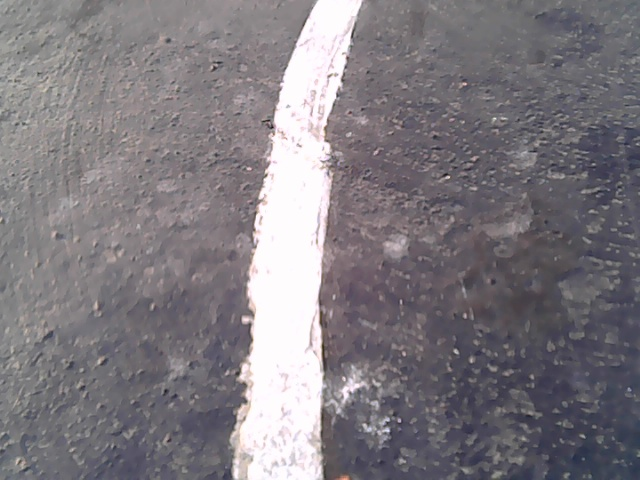
#> input picture opencv example/examples/Opencv2/r/108.jpg, 640 x 480 px
$ python morph.py
#> lines starting #> are read from the running program, lines starting #| are printed output that depends on the picture; after the words box and inside, x2 and y2 are one past the last pixel; in counts of white or black regions, pixels touching at a corner belong together
import numpy as np
import cv2
from matplotlib import pyplot as plt

nm="108.jpg"
img=cv2.imread(nm)
#> img is the input picture: shape (480, 640, 3); mean B, G, R 127.7, 122.2, 127
cv2.imshow('img',img)
gray=cv2.cvtColor(img,cv2.COLOR_BGR2GRAY)

# Otsu's thresholding after Gaussian filtering
blur = cv2.GaussianBlur(gray,(5,5),0)
ret3,th = cv2.threshold(blur,0,255,cv2.THRESH_BINARY+cv2.THRESH_OTSU)
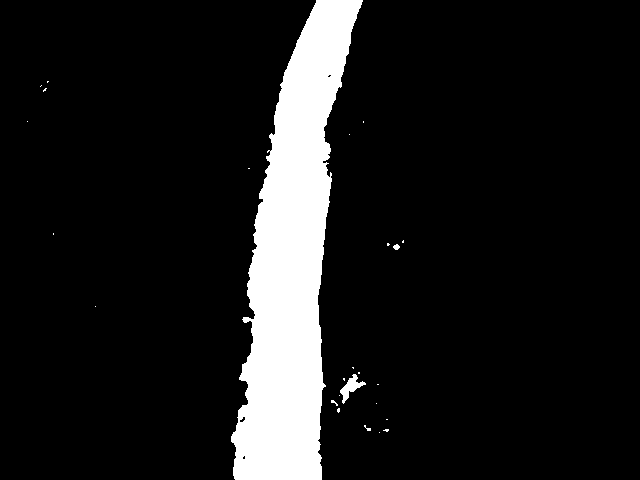
#> th: shape (480, 640); 10.7% white; 26 white regions (23 under 20 px), largest, box (x1, y1, x2, y2) and area: (231, 0, 363, 480) 32432, (340, 374, 366, 404) 278, (393, 244, 400, 250) 29
#> ret3 = 176

cv2.imshow('th',th)
cv2.imwrite('track.jpg',th)

kernel = np.ones((9,9),np.uint8)
erosion = cv2.erode(th,kernel,iterations = 1)
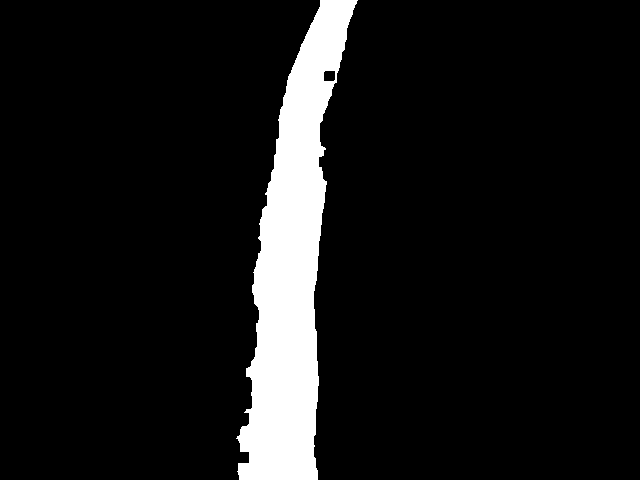
#> erosion: shape (480, 640); 8.8% white; 1 white region, box (x1, y1, x2, y2) and area: (236, 0, 358, 480) 27138
dilation = cv2.dilate(erosion,kernel,iterations = 1)
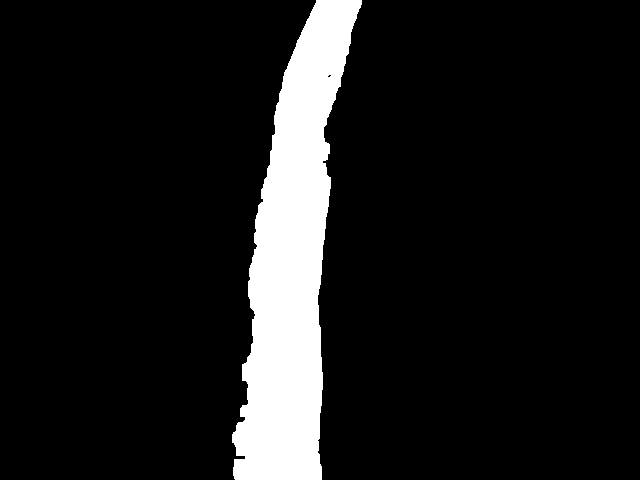
#> dilation: shape (480, 640); 10.4% white; 1 white region, box (x1, y1, x2, y2) and area: (232, 0, 362, 480) 32102
cv2.imshow('dilation',dilation)
cv2.imshow('erosion',erosion)
cv2.imwrite('erosion.jpg',erosion)
cv2.imwrite('dilation.jpg',dilation)

opening = cv2.morphologyEx(th, cv2.MORPH_OPEN, kernel)
#closing = cv2.morphologyEx(th, cv2.MORPH_CLOSE, kernel)

cv2.imshow('opening',opening)

cv2.waitKey(0)
cv2.destroyAllWindows()

$ run again, with opencv example/examples/Opencv2/r/3.jpg copied over opencv example/examples/Opencv2/r/108.jpg
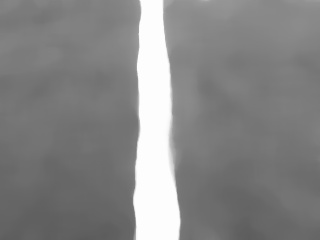
#> input picture opencv example/examples/Opencv2/r/3.jpg, 320 x 240 px
#> img is the input picture: shape (240, 320, 3); min 91, max 255, mean 133.3
#> `ret3,th = cv2.threshold(blur,0,255,cv2.THRESH_BINARY+cv2.THRESH_OTSU)`:
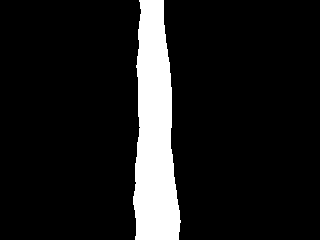
#> th: shape (240, 320); 10.9% white; 1 white region, box (x1, y1, x2, y2) and area: (133, 0, 181, 240) 8349
#> ret3 = 183
#> `erosion = cv2.erode(th,kernel,iterations = 1)`:
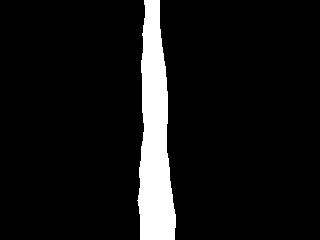
#> erosion: shape (240, 320); 8.1% white; 1 white region, box (x1, y1, x2, y2) and area: (137, 0, 176, 240) 6253
#> dilation: shape (240, 320); 10.9% white; 1 white region, box (x1, y1, x2, y2) and area: (133, 0, 180, 240) 8337

$ run again, with opencv example/examples/Opencv2/r/74.jpg copied over opencv example/examples/Opencv2/r/108.jpg
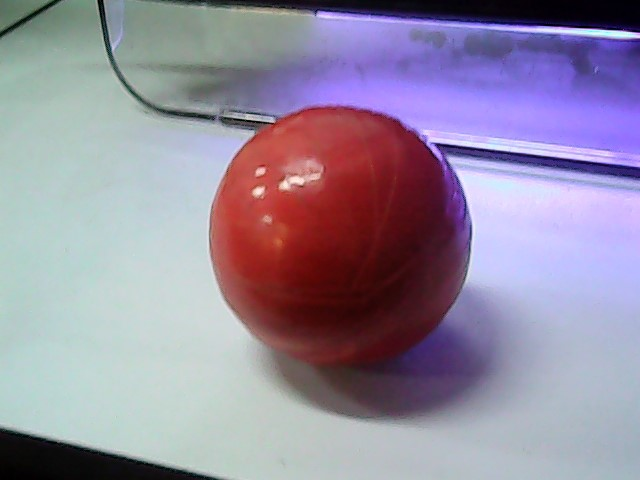
#> input picture opencv example/examples/Opencv2/r/74.jpg, 640 x 480 px
#> img is the input picture: shape (480, 640, 3); mean B, G, R 160.2, 139.8, 149.6
#> `ret3,th = cv2.threshold(blur,0,255,cv2.THRESH_BINARY+cv2.THRESH_OTSU)`:
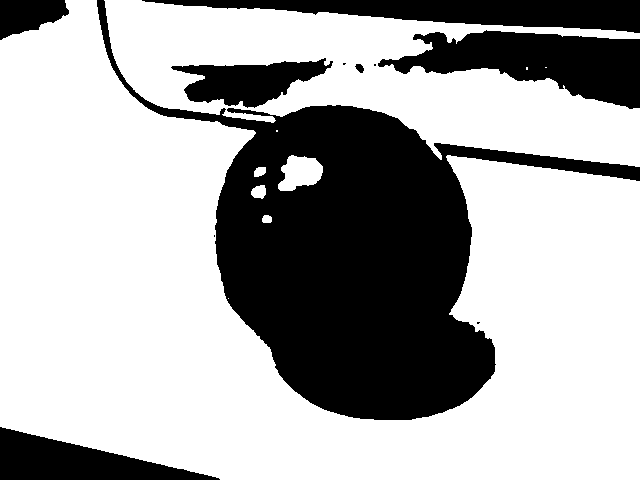
#> th: shape (480, 640); 67.1% white; 11 black regions (4 under 20 px), largest, box (x1, y1, x2, y2) and area: (97, 0, 640, 420) 68907, (378, 30, 640, 109) 10997, (142, 0, 640, 33) 8839
#> ret3 = 124
#> erosion: shape (480, 640); 60.9% white; 6 black regions, box (x1, y1, x2, y2) and area: (93, 0, 640, 424) 85357, (138, 0, 640, 113) 24803, (0, 423, 224, 480) 7112, (0, 0, 73, 44) 2365, (351, 60, 368, 77) 262, (339, 59, 350, 69) 109
#> `dilation = cv2.dilate(erosion,kernel,iterations = 1)`:
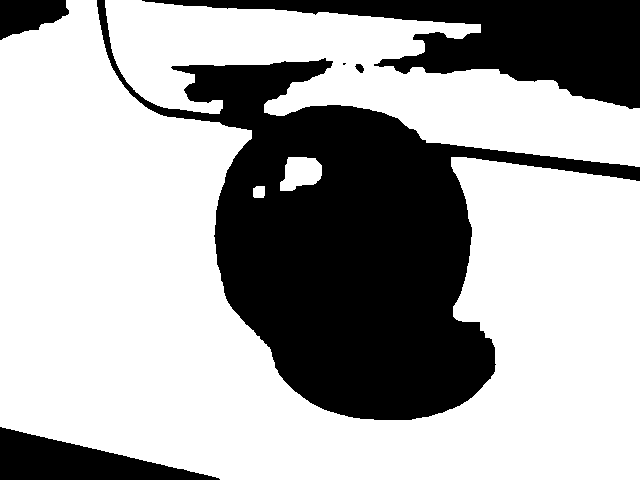
#> dilation: shape (480, 640); 66.3% white; 6 black regions (1 under 20 px), largest, box (x1, y1, x2, y2) and area: (97, 0, 640, 420) 74429, (142, 0, 640, 109) 21195, (0, 427, 220, 480) 6004, (0, 0, 69, 40) 1901, (355, 64, 364, 73) 54
